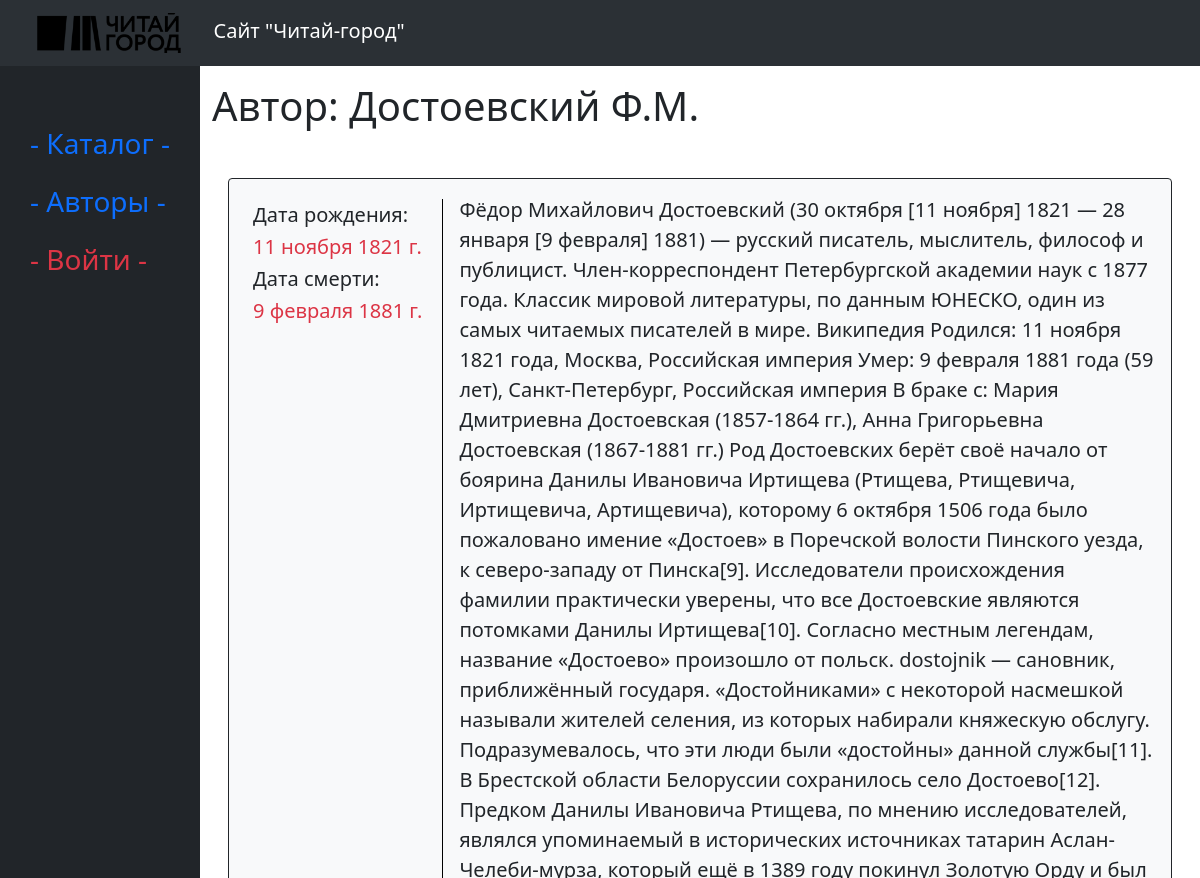
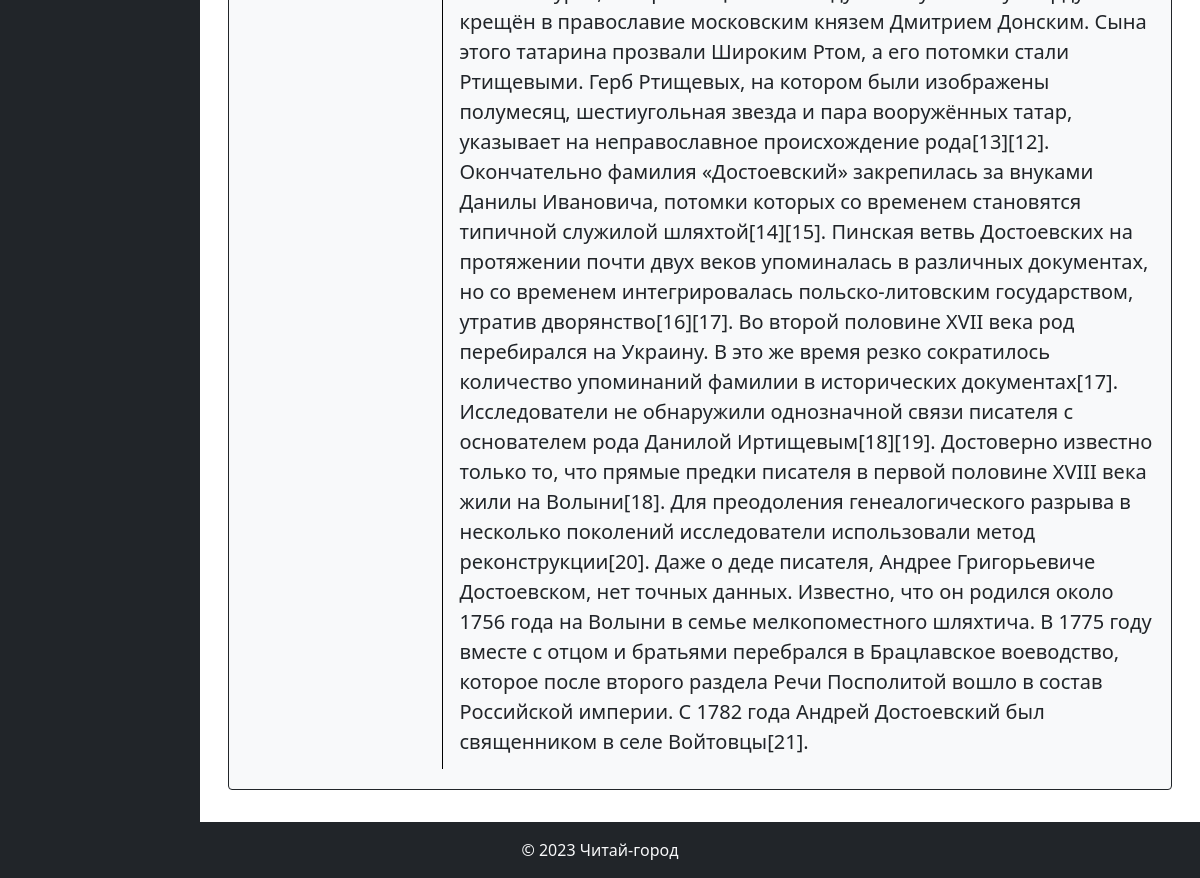
The app's page /catalog/author/1 with its own data (2 pictures, top to bottom).
### book/models.py (models this page shows, shortened)
class Author(models.Model):
    name = models.CharField(max_length=255, verbose_name='ФИО автора')
    date_of_birth = models.DateField(verbose_name='Дата рождения')
    date_of_death = models.DateField(blank=True, null=True, default=None, verbose_name='Дата смерти')
    description = models.TextField(verbose_name='Биография')
    class Meta:
        verbose_name = 'Автор'
        verbose_name_plural = 'Авторы'

### book/views.py (the view)
# urls.py: path('author/<int:pk>', AuthorDetailView.as_view(), name='author'),
class AuthorDetailView(DataMixin, DetailView):
    model = Author
    context_object_name = 'author'
    def get_context_data(self, **kwargs):
        context = super().get_context_data(**kwargs)
        return self.get_mixin_context(context, title=f"Автор: {context['author'].name}")

### book/utils.py (called while the page is built)
    def get_mixin_context(self, context, **kwargs):
        context.update(kwargs)
        return context

### chitaigorod/context_processor.py (called while the page is built)
def menu_processor(request):
    return {'menu': menu}

### book/templates/book/author_detail.html
{% extends 'base.html' %}
{% block content %}
    <h1 class="mb-5">{{ title }}</h1>
    <div class="bg-light border-dark border rounded-1 p-3 m-3">
        <div class="d-flex justify-content-between">
            <div class="m-1 me-3 pe-3 border-end border-black" style="flex: none">
                <div class="m-1">
                    <p class="h5">Дата рождения:</p>
                    <p class="text-danger h5">{{ author.date_of_birth }}</p>
                </div>
                {% if author.date_of_death %}
                    <div class="m-1">
                        <p class="h5">Дата смерти:</p>
                        <p class="text-danger h5">{{ author.date_of_death }}</p>
                    </div>
                {% endif %}
            </div>
            <p class="fs-5">{{ author.description }}</p>
        </div>
    </div>
{% endblock %}

### records on screen
Author: date_of_birth "11 ноября 1821 г.", date_of_death "9 февраля 1881 г.", description "Фёдор Михайлович Достоевский (30 октября [11 ноября] 1821 — 28 января [9 февраля] 1881) — русский писатель, мыслитель, философ и публицист. Член-корреспондент Петербургской академии наук с 1877 года. Классик мировой литературы, по данным ЮНЕСКО, один из самых читаемых писателей в мире. Википедия Родился: 11 ноября 1821 года, Москва, Российская империя Умер: 9 февраля 1881 года (59 лет), Санкт-Петербург, Российская империя В браке с: Мария Дмитриевна Достоевская (1857-1864 гг.), Анна Григорьевна Достоевская (1867-1881 гг.) Род Достоевских берёт своё начало от боярина Данилы Ивановича Иртищева (Ртищева, Ртищевича, Иртищевича, Артищевича), которому 6 октября 1506 года было пожаловано имение…"

### other values on screen
{{ m.title }} "Каталог" "Авторы"
{{ title }} "Автор: Достоевский Ф.М."
